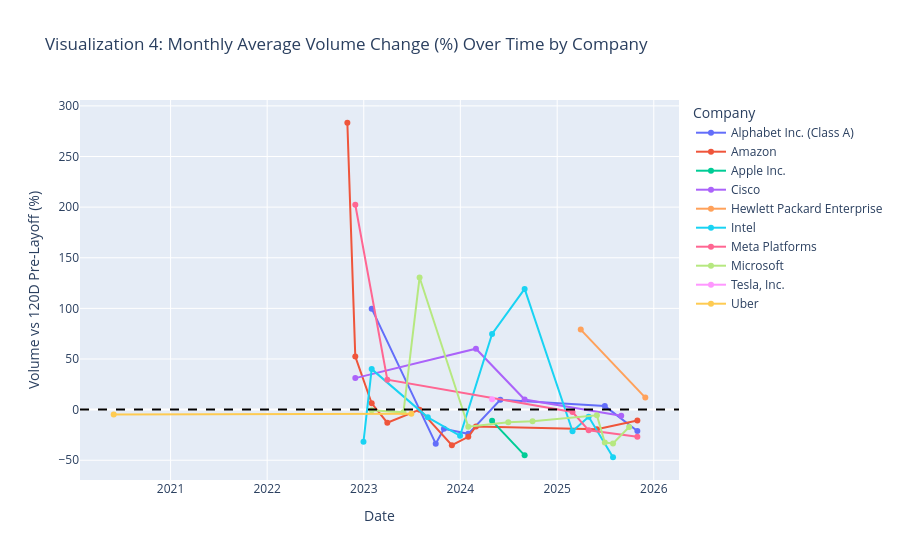

Notebook source saved alongside this figure:
### Markdown cell above
## Visualization 4: Top 10 Average Stock Volume Change By Company Compared to 120-Day Moving Average

### Code cell
# --- VISUALIZATION 4: Volume Change Over Time by Company ---
# Goal: Show monthly average volume change (%) over time for the top 10 companies by average stock volume.

# Keep only relevant columns
vol_df = df_merged[[
    'Company', 
    'Date', 
    'Stock_Volume',
    'Daily_Change_Pct',
    'Volume_vs_120D_PreLayoff_Pct',
    'total_laid_off'
]].copy()

# Ensure data is sorted to calculate averages correctly
vol_df = vol_df.sort_values(['Company', 'Date'])
vol_df['Date'] = pd.to_datetime(vol_df['Date'])

# Monthly average volume per company
monthly_vol = (
    vol_df.set_index('Date')
    .groupby('Company')
    # Using Month End frequency to capture monthly activity of layoffs
    .resample('ME').agg({
        'Stock_Volume': 'mean',
        'Daily_Change_Pct': 'mean',
        'Volume_vs_120D_PreLayoff_Pct': 'mean',
        'total_laid_off': 'mean'
    })
    .reset_index()
)

# Ensuring I only plot companies that have layoff data
companies_with_layoffs = (
    df_merged.loc[
        df_merged['Layoff_Date'].notna() & df_merged['total_laid_off'].notna(),
        'Company'
    ]
    .dropna()
    .unique()
)

# Top 10 by avg stock volume, restricted to companies with layoff data
top_companies = (
    monthly_vol[monthly_vol['Company'].isin(companies_with_layoffs)]
    .groupby('Company')['Stock_Volume']
    .mean()
    .sort_values(ascending=False)
    .head(10)
    .index
)

plot_vol = monthly_vol[
    monthly_vol['Company'].isin(top_companies)
# Only keep rows where we have a valid percentage change to plot
].dropna(subset=['Volume_vs_120D_PreLayoff_Pct'])

# Parameters for the line plot
fig4 = px.line(
    plot_vol,
    x='Date',
    y='Volume_vs_120D_PreLayoff_Pct',
    color='Company',
    markers=True,
    title='Visualization 4: Top 10 Monthly Average Volume Change (%) Over Time by Company',
    labels={
        'Date': 'Date',
        'Volume_vs_120D_PreLayoff_Pct': 'Volume vs 120D Pre-Layoff (%)'
    },
    # Customize hover data for more informative tooltips
    hover_data={
        'Daily_Change_Pct': ':.2f',
        'Volume_vs_120D_PreLayoff_Pct': ':.2f',
        'Stock_Volume': ':.2f',
        'total_laid_off': ':.2f',
        'Date': '|%Y-%m-%d'
    }
)

fig4.add_hline(y=0, line_dash='dash', line_color='black')
fig4.show()

### Figure 1 — Plotly figure (JSON) as saved in the notebook; plotly's stock layout.template omitted (floating-point values rounded to 4 significant figures)
{"data": [{"customdata": [[0.5848, 33640000.0, 12000.0], [-0.005971, 23880000.0, 75.0], [0.09729, 30940000.0, 40.0], [0.2165, 27660000.0, 1000.0], [0.3826, 24660000.0, 119.0], [0.03612, 42370000.0, 75.0], [0.2006, 31720000.0, 75.0]], "hovertemplate": "Company=Alphabet Inc. (Class A)<br>Date=%{x|%Y-%m-%d}<br>Volume vs 120D Pre-Layoff (%)=%{y:.2f}<br>Daily_Change_Pct=%{customdata[0]:.2f}<br>Stock_Volume=%{customdata[1]:.2f}<br>total_laid_off=%{customdata[2]:.2f}<extra></extra>", "legendgroup": "Alphabet Inc. (Class A)", "line": {"color": "#636efa", "dash": "solid"}, "marker": {"symbol": "circle"}, "mode": "lines+markers", "name": "Alphabet Inc. (Class A)", "orientation": "v", "showlegend": true, "type": "scatter", "x": ["2023-01-31T00:00:00.000000000", "2023-09-30T00:00:00.000000000", "2023-10-31T00:00:00.000000000", "2024-01-31T00:00:00.000000000", "2024-05-31T00:00:00.000000000", "2025-06-30T00:00:00.000000000", "2025-10-31T00:00:00.000000000"], "xaxis": "x", "y": [99.69, -33.63, -18.92, -23.92, 9.775, 3.477, -21.14], "yaxis": "y"}, {"customdata": [[0.3471, 69500000.0, 150.0], [-0.941, 96920000.0, 10000.0], [0.8443, 76190000.0, 8000.0], [0.2731, 58670000.0, 9000.0], [-0.103, 52950000.0, 80.0], [0.3809, 48870000.0, 180.0], [0.1246, 45370000.0, 30.0], [0.4491, 52260000.0, 400.0], [0.08848, 44640000.0, 100.0], [-0.08963, 52040000.0, 14000.0]], "hovertemplate": "Company=Amazon<br>Date=%{x|%Y-%m-%d}<br>Volume vs 120D Pre-Layoff (%)=%{y:.2f}<br>Daily_Change_Pct=%{customdata[0]:.2f}<br>Stock_Volume=%{customdata[1]:.2f}<br>total_laid_off=%{customdata[2]:.2f}<extra></extra>", "legendgroup": "Amazon", "line": {"color": "#EF553B", "dash": "solid"}, "marker": {"symbol": "circle"}, "mode": "lines+markers", "name": "Amazon", "orientation": "v", "showlegend": true, "type": "scatter", "x": ["2022-10-31T00:00:00.000000000", "2022-11-30T00:00:00.000000000", "2023-01-31T00:00:00.000000000", "2023-03-31T00:00:00.000000000", "2023-07-31T00:00:00.000000000", "2023-11-30T00:00:00.000000000", "2024-01-31T00:00:00.000000000", "2024-02-29T00:00:00.000000000", "2025-05-31T00:00:00.000000000", "2025-10-31T00:00:00.000000000"], "xaxis": "x", "y": [283.3, 52.38, 6.218, -12.94, -0.01515, -35.2, -26.86, -16.6, -19.33, -10.68], "yaxis": "y"}, {"customdata": [[-0.02661, 56380000.0, 614.0], [0.4381, 51030000.0, 100.0]], "hovertemplate": "Company=Apple Inc.<br>Date=%{x|%Y-%m-%d}<br>Volume vs 120D Pre-Layoff (%)=%{y:.2f}<br>Daily_Change_Pct=%{customdata[0]:.2f}<br>Stock_Volume=%{customdata[1]:.2f}<br>total_laid_off=%{customdata[2]:.2f}<extra></extra>", "legendgroup": "Apple Inc.", "line": {"color": "#00cc96", "dash": "solid"}, "marker": {"symbol": "circle"}, "mode": "lines+markers", "name": "Apple Inc.", "orientation": "v", "showlegend": true, "type": "scatter", "x": ["2024-04-30T00:00:00.000000000", "2024-08-31T00:00:00.000000000"], "xaxis": "x", "y": [-11.09, -45.19], "yaxis": "y"}, {"customdata": [[-0.06742, 20190000.0, 4100.0], [0.08264, 21140000.0, 4250.0], [-0.225, 20770000.0, 5600.0], [0.1468, 22320000.0, 221.0]], "hovertemplate": "Company=Cisco<br>Date=%{x|%Y-%m-%d}<br>Volume vs 120D Pre-Layoff (%)=%{y:.2f}<br>Daily_Change_Pct=%{customdata[0]:.2f}<br>Stock_Volume=%{customdata[1]:.2f}<br>total_laid_off=%{customdata[2]:.2f}<extra></extra>", "legendgroup": "Cisco", "line": {"color": "#ab63fa", "dash": "solid"}, "marker": {"symbol": "circle"}, "mode": "lines+markers", "name": "Cisco", "orientation": "v", "showlegend": true, "type": "scatter", "x": ["2022-11-30T00:00:00.000000000", "2024-02-29T00:00:00.000000000", "2024-08-31T00:00:00.000000000", "2025-08-31T00:00:00.000000000"], "xaxis": "x", "y": [31.12, 60.17, 10.0, -6.103], "yaxis": "y"}, {"customdata": [[-0.06003, 27020000.0, 2500.0], [-0.4962, 29460000.0, 52.0]], "hovertemplate": "Company=Hewlett Packard Enterprise<br>Date=%{x|%Y-%m-%d}<br>Volume vs 120D Pre-Layoff (%)=%{y:.2f}<br>Daily_Change_Pct=%{customdata[0]:.2f}<br>Stock_Volume=%{customdata[1]:.2f}<br>total_laid_off=%{customdata[2]:.2f}<extra></extra>", "legendgroup": "Hewlett Packard Enterprise", "line": {"color": "#FFA15A", "dash": "solid"}, "marker": {"symbol": "circle"}, "mode": "lines+markers", "name": "Hewlett Packard Enterprise", "orientation": "v", "showlegend": true, "type": "scatter", "x": ["2025-03-31T00:00:00.000000000", "2025-11-30T00:00:00.000000000"], "xaxis": "x", "y": [79.01, 11.87], "yaxis": "y"}, {"customdata": [[-0.3319, 36120000.0, 201.0], [0.746, 42040000.0, 343.0], [0.3217, 31140000.0, 140.0], [0.2961, 41430000.0, 311.0], [-0.8166, 57110000.0, 62.0], [-0.2426, 91500000.0, 15000.0], [1.072, 121600000.0, 58.0], [0.502, 115400000.0, 22000.0], [-0.1912, 83740000.0, 5000.0]], "hovertemplate": "Company=Intel<br>Date=%{x|%Y-%m-%d}<br>Volume vs 120D Pre-Layoff (%)=%{y:.2f}<br>Daily_Change_Pct=%{customdata[0]:.2f}<br>Stock_Volume=%{customdata[1]:.2f}<br>total_laid_off=%{customdata[2]:.2f}<extra></extra>", "legendgroup": "Intel", "line": {"color": "#19d3f3", "dash": "solid"}, "marker": {"symbol": "circle"}, "mode": "lines+markers", "name": "Intel", "orientation": "v", "showlegend": true, "type": "scatter", "x": ["2022-12-31T00:00:00.000000000", "2023-01-31T00:00:00.000000000", "2023-08-31T00:00:00.000000000", "2023-12-31T00:00:00.000000000", "2024-04-30T00:00:00.000000000", "2024-08-31T00:00:00.000000000", "2025-02-28T00:00:00.000000000", "2025-04-30T00:00:00.000000000", "2025-07-31T00:00:00.000000000"], "xaxis": "x", "y": [-31.63, 39.99, -7.62, -25.93, 74.78, 119.2, -21.45, -7.051, -47.05], "yaxis": "y"}, {"customdata": [[0.7171, 50660000.0, 11000.0], [0.433, 30020000.0, 10000.0], [0.001225, 15710000.0, 3600.0], [0.4158, 21490000.0, 100.0], [-0.2084, 17900000.0, 600.0]], "hovertemplate": "Company=Meta Platforms<br>Date=%{x|%Y-%m-%d}<br>Volume vs 120D Pre-Layoff (%)=%{y:.2f}<br>Daily_Change_Pct=%{customdata[0]:.2f}<br>Stock_Volume=%{customdata[1]:.2f}<br>total_laid_off=%{customdata[2]:.2f}<extra></extra>", "legendgroup": "Meta Platforms", "line": {"color": "#FF6692", "dash": "solid"}, "marker": {"symbol": "circle"}, "mode": "lines+markers", "name": "Meta Platforms", "orientation": "v", "showlegend": true, "type": "scatter", "x": ["2022-11-30T00:00:00.000000000", "2023-03-31T00:00:00.000000000", "2025-02-28T00:00:00.000000000", "2025-04-30T00:00:00.000000000", "2025-10-31T00:00:00.000000000"], "xaxis": "x", "y": [202.4, 29.51, -2.398, -20.47, -26.87], "yaxis": "y"}, {"customdata": [[0.3299, 33310000.0, 10000.0], [0.1169, 27290000.0, 158.0], [-0.1056, 33350000.0, 1000.0], [0.08917, 25050000.0, 1900.0], [0.3657, 18020000.0, 1000.0], [-0.1343, 18840000.0, 650.0], [0.23, 22710000.0, 6000.0], [0.3538, 20060000.0, 305.0], [-0.103, 18040000.0, 9000.0], [-0.02881, 20180000.0, 42.0]], "hovertemplate": "Company=Microsoft<br>Date=%{x|%Y-%m-%d}<br>Volume vs 120D Pre-Layoff (%)=%{y:.2f}<br>Daily_Change_Pct=%{customdata[0]:.2f}<br>Stock_Volume=%{customdata[1]:.2f}<br>total_laid_off=%{customdata[2]:.2f}<extra></extra>", "legendgroup": "Microsoft", "line": {"color": "#B6E880", "dash": "solid"}, "marker": {"symbol": "circle"}, "mode": "lines+markers", "name": "Microsoft", "orientation": "v", "showlegend": true, "type": "scatter", "x": ["2023-01-31T00:00:00.000000000", "2023-05-31T00:00:00.000000000", "2023-07-31T00:00:00.000000000", "2024-01-31T00:00:00.000000000", "2024-06-30T00:00:00.000000000", "2024-09-30T00:00:00.000000000", "2025-05-31T00:00:00.000000000", "2025-06-30T00:00:00.000000000", "2025-07-31T00:00:00.000000000", "2025-09-30T00:00:00.000000000"], "xaxis": "x", "y": [-0.7248, -2.685, 130.5, -16.91, -12.39, -11.49, -5.622, -32.53, -33.39, -17.14], "yaxis": "y"}, {"customdata": [[0.2902, 112300000.0, 7250.0]], "hovertemplate": "Company=Tesla, Inc.<br>Date=%{x|%Y-%m-%d}<br>Volume vs 120D Pre-Layoff (%)=%{y:.2f}<br>Daily_Change_Pct=%{customdata[0]:.2f}<br>Stock_Volume=%{customdata[1]:.2f}<br>total_laid_off=%{customdata[2]:.2f}<extra></extra>", "legendgroup": "Tesla, Inc.", "line": {"color": "#FF97FF", "dash": "solid"}, "marker": {"symbol": "circle"}, "mode": "lines+markers", "name": "Tesla, Inc.", "orientation": "v", "showlegend": true, "type": "scatter", "x": ["2024-04-30T00:00:00.000000000"], "xaxis": "x", "y": [10.31], "yaxis": "y"}, {"customdata": [[0.5622, 36710000.0, 3350.0], [0.7525, 22980000.0, 200.0]], "hovertemplate": "Company=Uber<br>Date=%{x|%Y-%m-%d}<br>Volume vs 120D Pre-Layoff (%)=%{y:.2f}<br>Daily_Change_Pct=%{customdata[0]:.2f}<br>Stock_Volume=%{customdata[1]:.2f}<br>total_laid_off=%{customdata[2]:.2f}<extra></extra>", "legendgroup": "Uber", "line": {"color": "#FECB52", "dash": "solid"}, "marker": {"symbol": "circle"}, "mode": "lines+markers", "name": "Uber", "orientation": "v", "showlegend": true, "type": "scatter", "x": ["2020-05-31T00:00:00.000000000", "2023-06-30T00:00:00.000000000"], "xaxis": "x", "y": [-4.808, -4.2], "yaxis": "y"}], "layout": {"legend": {"title": {"text": "Company"}, "tracegroupgap": 0}, "shapes": [{"line": {"color": "black", "dash": "dash"}, "type": "line", "x0": 0, "x1": 1, "xref": "x domain", "y0": 0, "y1": 0, "yref": "y"}], "title": {"text": "Visualization 4: Monthly Average Volume Change (%) Over Time by Company"}, "xaxis": {"anchor": "y", "domain": [0, 1], "title": {"text": "Date"}}, "yaxis": {"anchor": "x", "domain": [0, 1], "title": {"text": "Volume vs 120D Pre-Layoff (%)"}}}}
